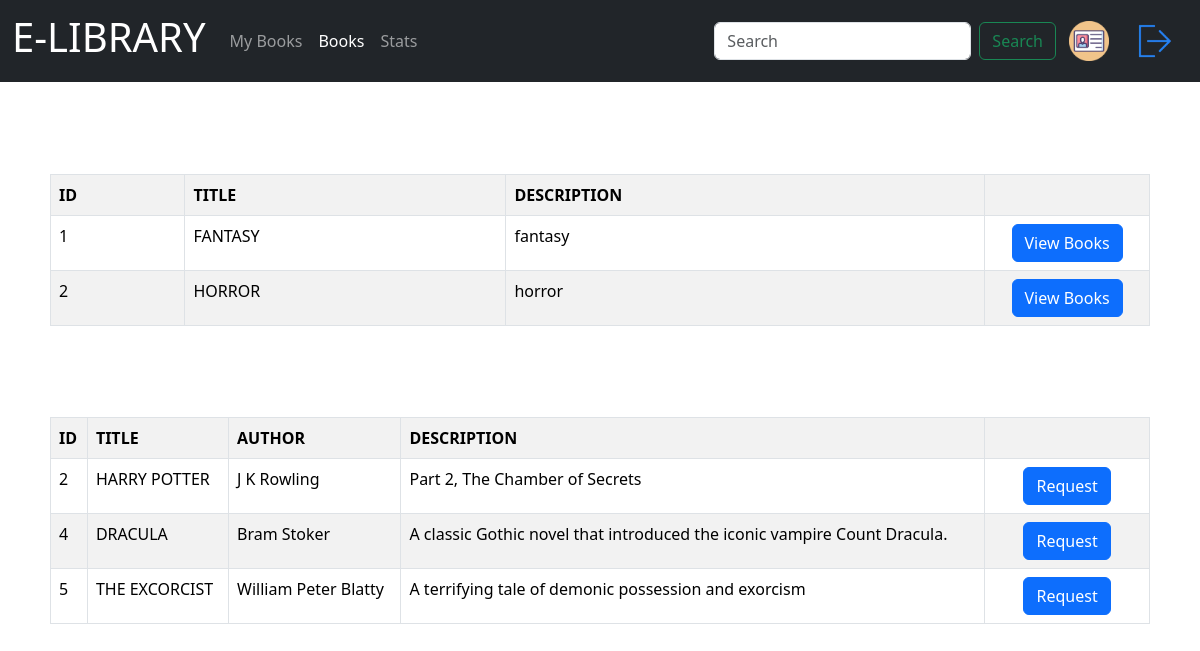
/books (signed in), run on the app's committed database.
### tables this page shows
CREATE TABLE sections (section_id INTEGER PRIMARY KEY AUTOINCREMENT, title TEXT, description TEXT, date TEXT);

CREATE TABLE books (id INTEGER PRIMARY KEY AUTOINCREMENT, title TEXT, author TEXT, description TEXT, section_id INTEGER, date TEXT, context text, foreign key(section_id) references sections(section_id));

### app.py (the view)
@app.route('/books', methods=['GET', 'POST'])
def books():
    if 'name' in session:
        user = Users.query.get(session['id'])
        sections = Database.getSectionsU()
        books = Database.getBooksU()
        requested = Database.getRequests_user(session['id'])
        issued = Database.getIssuedBooks(session['id'])
        unbooks = []
        if request.method == 'POST':
            query = request.form['search']
            search = "/search/"+query
            return redirect(search)
        for i in books:
            if i not in issued and i not in requested:
                unbooks.append(i)
        return render_template('books.html', sections=sections, books=unbooks)
    else:
        return redirect(url_for('login'))

### database.py (called while the page is built)
    def getSectionsU():
        conn = sqlite3.connect('instance\Database.db')
        c = conn.cursor()
        c.execute("SELECT section_id, title, description FROM sections")
        sections = c.fetchall()
        conn.close()
        return sections

    def getBooksU():
        conn = sqlite3.connect('instance\Database.db')
        c = conn.cursor()
        c.execute("SELECT id, title, author, description FROM books")
        book = c.fetchall()
        conn.close()
        return book

    def getRequests_user(user_id):
        conn = sqlite3.connect('instance\Database.db')
        c = conn.cursor()
        c.execute("""SELECT books.id, books.title, books.author, books.description FROM users JOIN requests ON users.id = requests.user_id JOIN books ON requests.book_id = books.id WHERE users.id = ?; """, (user_id,))
        requests = c.fetchall()
        conn.close()
        return requests

    def getIssuedBooks(user_id):
        conn = sqlite3.connect('instance\Database.db')
        c = conn.cursor()
        c.execute("""SELECT books.id, books.title, books.author, books.description FROM bookregister join books on bookregister.book_id = books.id WHERE bookregister.user_id = ? AND bookregister.return_date IS NULL; """, (user_id,))
        books = c.fetchall()
        conn.close()
        return books

### templates/books.html (shortened to what this page needs)
<!DOCTYPE html>
<html lang="en">
<head>
    <link href="https://cdn.jsdelivr.net/npm/bootstrap@5.3.3/dist/css/bootstrap.min.css" rel="stylesheet">
    <link rel="stylesheet" href="/static/css/dashboard.css">
</head>
<body>
    <header>
      <nav class="navbar navbar-expand-lg navbar-dark bg-dark">
        <div class="container-fluid">
          <a class="navbar-brand" href="{{url_for('dashboard')}}"><h1 class="display-6">E-LIBRARY</h1></a>
          <div class="collapse navbar-collapse" id="navbarSupportedContent">
            <ul class="navbar-nav me-auto mb-2 mb-lg-0">
              <li class="nav-item">
                <a class="nav-link " href="/dashboard">My Books</a>
              </li>
              <li class="nav-item">
                <a class="nav-link active" href="{{url_for('books')}}">Books</a>
              </li>
              <li class="nav-item">
                <a class="nav-link" href="{{url_for('data')}}">Stats</a>
              </li>
            </ul>
            <form method="post" class="d-flex">
              <input class="form-control me-2"  placeholder="Search"  name="search">
              <button class="btn btn-outline-success" type="submit">Search</button>
            </form>
            <a href="{{url_for('profile')}}"><button class="btn"><img src="/static/images/profile.webp" alt="" class="icon"></button></a>
            <a href="{{url_for('logout')}}"><button class="btn"><img src="/static/images/logout.webp" alt="" class="icon"></button></a>
          </div>
        </div>
      </nav>
    </header>
    <div class="table__title"><h3>Sections</h3></div>
    <div class="sec__table">
      <table class="table table-striped table-bordered table-hover">
        <tr>
          <th class="sec__head">ID</th>
          <th class="sec__head">TITLE</th>
          <th class="sec__head">DESCRIPTION</th>
          <th class="sec__button"></th>
        </tr>
        {% for section in sections %}
          <tr>
            {% for data in section %}
              <td class="sec__data">{{data}}</td>
            {% endfor %}
            <td class="sec__button">
              <a href="/books/sec_id={{section[0]}}" class="btn btn-primary">View Books</a>
            </td>
          </tr>
        {% endfor %}
      </table>
    </div>
    <div class="table__title"><h3>Books</h3></div>
    <div class="sec__table">
      <table class="table table-striped table-bordered table-hover">
        <tr>
          <th class="sec__head">ID</th>
          <th class="sec__head">TITLE</th>
          <th class="sec__head">AUTHOR</th>
          <th class="sec__head">DESCRIPTION</th>
          <th class="sec__button"></th>
        </tr>
        {% for book in books %}
          <tr>
            {% for data in book %}
              <td class="sec__data">{{data}}</td>
            {% endfor %}
            <td class="sec__button">
              <a href="/request/book={{book[0]}},{{book[1]}}" class="btn btn-primary">Request</a>
            </td>
          </tr>
        {% endfor %}
      </table>
    </div>
</body>
</html>

### static/css/dashboard.css (style rules this page uses)
body { padding: 0%; margin: 0%; background-image: url("/static/images/background.png"); background-repeat: no-repeat; background-size: cover; }
.icon { width: 5vh; height: 5vh; padding: 0%; margin: 0%; }
.sec__table { margin: 50px; margin-top: 0%; }
.sec__button { text-align: center; width:15%; }
.table__title { color: white; margin: 50px; margin-bottom: 0%; }

### data on the page
sections: section "1", title "FANTASY", description "fantasy"
sections: section "2", title "HORROR", description "horror"
books: book "2", title "HARRY POTTER", author "J K Rowling", description "Part 2, The Chamber of Secrets"
books: book "4", title "DRACULA", author "Bram Stoker", description "A classic Gothic novel that introduced the iconic vampire Count Dracula."
books: book "5", title "THE EXCORCIST", author "William Peter Blatty", description "A terrifying tale of demonic possession and exorcism"
